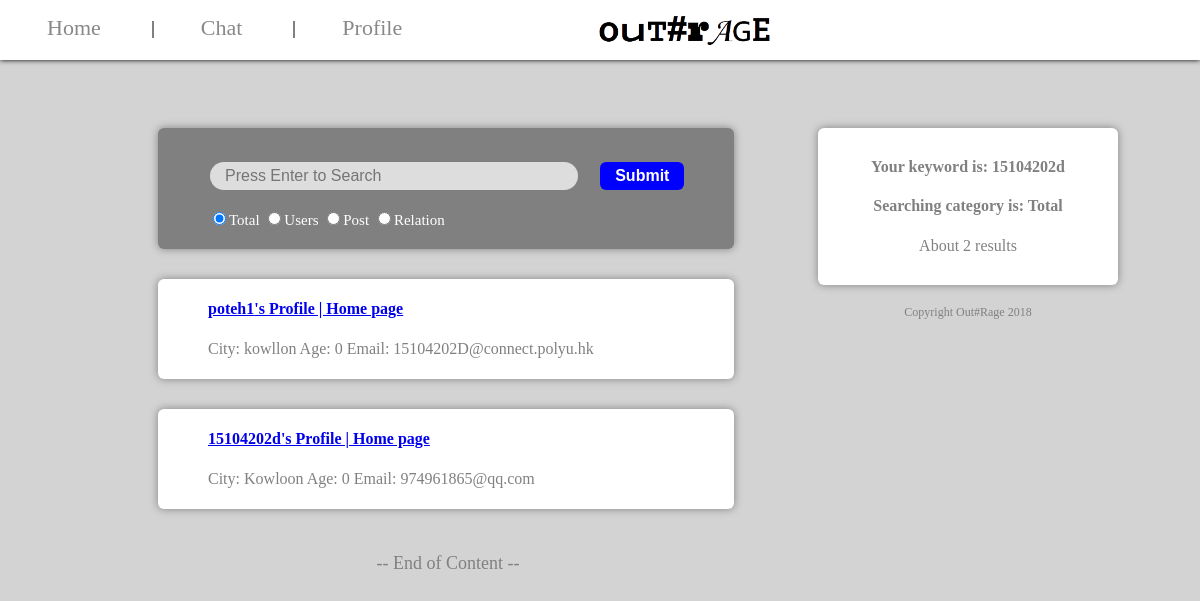
The app's page /search.php?content=15104202d with its own data.
### tables this page shows
CREATE TABLE `users` (
  `username` varchar(20) NOT NULL,
  `loginstate` varchar(10) NOT NULL DEFAULT 'offline',
  `password` varchar(10) NOT NULL,
  `city` varchar(50) NOT NULL,
  `age` int(10) NOT NULL,
  `profile` varchar(200) NOT NULL,
  `birthday` varchar(20) NOT NULL,
  `gender` varchar(20) NOT NULL,
  `email` varchar(50) NOT NULL,
  `followers` varchar(5000) NOT NULL,
  `follower_num` int(20) NOT NULL
);

### search.php (the view, shortened to what this page needs)
<html>
<head>
<link rel="stylesheet" type="text/css" href="theme.css"/>
</head>
<body>
<div style="margin-top:120px;position:absolute;width:80%">
<div style="display:inline-block;width:60%;min-width:300px;min-height:100px;vertical-align:top;">
<span class="info_block" style="display:inline-block;width:100%;min-height:100px;vertical-align:left;background-color:grey;">
<span style="display:block;margin-top:30px;margin-left:50px;margin-bottom:20px;text-align:left;">
<form id="sf" action="search.php" method="GET">
<input type="text" class="input_bar" name="content" style="width:70%;" placeholder="Press Enter to Search"/><input type="submit" value="Submit" class="node_button" style="display:inline-block;margin-left:20px;" onclick="return submitCheck(content)"/>
<p style="color:white;font-size:15px;">
<input type="radio" name="class" value="total" checked="checked"/>Total
<input type="radio" name="class" value="users"/>Users
<input type="radio" name="class" value="post"/>Post
<input type="radio" name="class" value="relation"/>Relation
</p>
</form>
</span>
</span>
<?php
if(!isset($_GET["content"]))
{?>
	<span style="display:inline-block;height:30px;vertical-align:left;"></span>
	<span class="info_block" style="display:inline-block;width:100%;min-height:100px;vertical-align:left;">
	<span style="display:block;margin-top:20px;margin-left:50px;margin-bottom:20px;text-align:left;">
	<p>The results will be shown here.</p>
	</span>
	</span>
<?php
}
else
{
	$con=mysqli_connect("localhost","root","");
	mysqli_select_db($con,"users");
	$sql1="select * from users where username like '%".$_SESSION["search"][0]."%' or city like '%".$_SESSION["search"][0]."%' or profile like '%".$_SESSION["search"][0]."%'
	or birthday like '%".$_SESSION["search"][0]."%' or gender like '%".$_SESSION["search"][0]."%' or email like '%".$_SESSION["search"][0]."%'";
	$sql2="select * from post where username like '%".$_SESSION["search"][0]."%' or post_time like '%".$_SESSION["search"][0]."%' or post_content like '%".$_SESSION["search"][0]."%'
			or emotion like '%".$_SESSION["search"][0]."%' or comment_content like '%".$_SESSION["search"][0]."%'
			or comment_picture like '%".$_SESSION["search"][0]."%' or comment_user like '%".$_SESSION["search"][0]."%' or comment_time like '%".$_SESSION["search"][0]."%'";
	$sql3="select * from  relation where userone like '%".$_SESSION["search"][0]."%' or usertwo like '%".$_SESSION["search"][0]."%' or relation like '%".$_SESSION["search"][0]."%'";
	$result1=mysqli_query($con,$sql1); $rowcount1=mysqli_num_rows($result1);
	$result2=mysqli_query($con,$sql2);$rowcount2=mysqli_num_rows($result2);
	$result3=mysqli_query($con,$sql3);$rowcount3=mysqli_num_rows($result3);$totalrows=$rowcount1+$rowcount2+$rowcount3;
	if((!isset($_GET["class"]))||($_GET["class"]=="total"))
	{
		$cl="t";
	}
	if(($cl=="t")||($cl=="u"))
	{
	for ($i=0;$i<$rowcount1;$i++){
?>
	<span class="info_block" style="display:inline-block;width:100%;min-height:100px;vertical-align:left;">
	<span style="display:block;margin-top:20px;margin-left:50px;margin-bottom:20px;text-align:left;">
	<p>
<?php
		$row1=mysqli_fetch_assoc($result1);
		echo '<h4><a href="\\"https://www.w3schools.com\\">'.$row1["username"]."'s Profile | Home page</a><br /></h4>".$row1["profile"] ;
		echo "City: ".$row1["city"]."  Age: ".$row1["age"]."  Email: ".$row1["email"]."<br />";
?>
	</p>
	</span>
	</span>
<?php
	}
	}
?>
<?php
}
?>
<span style="display:inline-block;width=100%;height:70px;vertical-align:left;font-size:18px;color:grey;">-- End of Content --</span>
</div>
<div style="display:inline-block;position:fixed;width:20%;min-width:300px;vertical-align:top;">
<span class="info_block" style="display:inline-block;width:100%;min-width:300px;vertical-align:top;">
<form style="margin:30px;">
<p>
<?php
	echo "<h4>Your keyword is: ";
	if(!isset($_GET["content"]))
	{
		echo "[NONE]";
	}
	else
	{
		echo $_GET["content"];
	}
	echo "<br /></h4>";
	echo "<h4>Searching category is: ";
	if(!isset($_GET["content"]))
	{
		echo "[NONE]";
	}
	else
	{
		if($cl=="t")
		{
			echo "Total";
		}
	}
	echo "<br /></h4>";
	echo "About ";
	if(!isset($_GET["content"]))
	{
		echo "0";
	}
	else
	{
		echo $totalrows;
	}
	echo " results <br />";
?>
</p>
</form>
</span>
<span style="display:inline-block;height:20px;width:100%;min-width:300px;vertical-align:top;">
</span>
<span style="display:inline-block;height:50px;width:100%;min-width:300px;vertical-align:top;">
<a style="font-size:12px;color:grey;">Copyright Out#Rage 2018</a>
</span>
</div>
</div>
<div class="top_bar" style="text-align:center">
<span style="float:left">
<a href="index.php" class="main_button">Home</a>
<span class="division_line"></span>
<a href="" class="main_button">Chat</a>
<span class="division_line"></span>
<a href="profile.php" class="main_button">Profile</a>
</span>
<img src="images/logo.png" style="display:inline-block;max-height:30px;"/>
<div style="float:right;margin-right:45px;width:20%;height:1px;"></div>
</div>
</body>
</html>

### theme.css (style rules this page uses)
body { background-color:lightgrey; text-align:center; }
.main_button { color:#888888; text-align:center; text-decoration:none; font-size:22px; margin:4px 2px; padding:15px 45px; }
.node_button { border:none; padding:5px 15px; background-color:blue; color:white; text-align:center; text-decoration:none; font-size:16px; font-weight:bold; margin:4px 2px; cursor:pointer; border-radius:6px; box-shadow:0px 0px 2px grey; }
.input_bar { border:none; background-color:#DDDDDD; color:#777777; text-align:left; text-decoration:none; font-size:16px; margin:4px 2px; padding:5px 15px; border-radius:30px; }
.division_line { border-left:2px solid grey; }
.top_bar { top:0; left:0; width:100%; position:fixed; float:center; height:40px; padding-top:15px; padding-bottom:5px; box-shadow:0px 0px 5px 0px black; background-color:white; text-align:left; }
.info_block { border-radius:6px; color:grey; text-align:center; text-decoration:none; box-shadow:0px 0px 8px 0px grey; background-color:white; display:inline-block; width:100%; }

### records on screen
users: username "poteh1", city "kowllon", age "0", email "15104202D@connect.polyu.hk"
users: username "15104202d", city "Kowloon", age "0", email "974961865@qq.com"

### other values on screen
$_GET["content"] "15104202d"
$totalrows "2"
